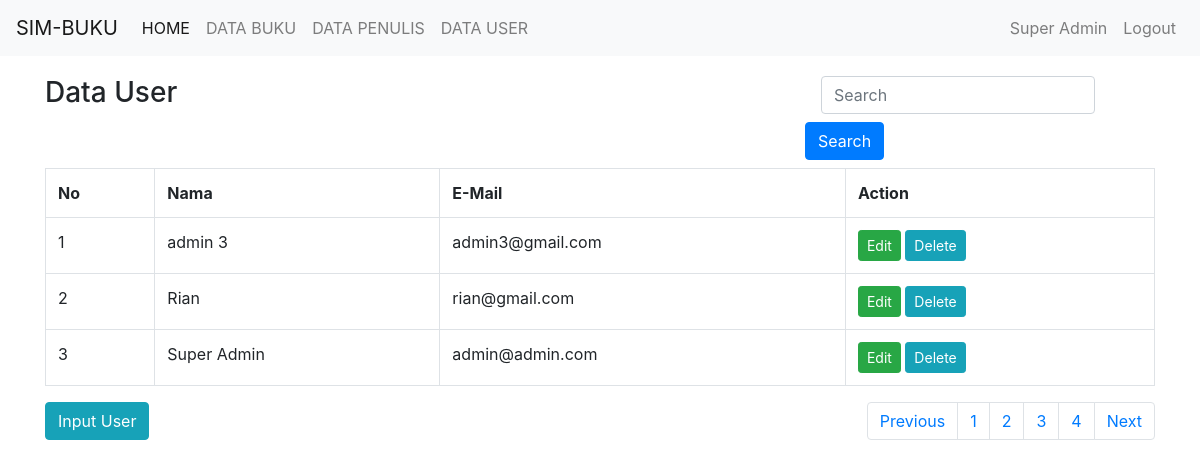
The page /user.php (signed in) on the database its author committed.
### tables this page shows
CREATE TABLE `user` (
  `id_user` int(11) NOT NULL,
  `nama_lengkap` varchar(30) NOT NULL,
  `email` varchar(30) NOT NULL,
  `password` varchar(255) NOT NULL
);

### user.php (the view, shortened to what this page needs)
<?php
include 'header.php';
?>
    <div class="container">
      <div class="row">
        <div class="col-8">
              <h3>Data User</h3>
        </div>
        <div class="col-4">
          <form method="POST" class="form-inline" action="<?php echo $_SERVER['PHP_SELF'] ?>">
          <div class="form-group mx-sm-3 mb-2">
            <input type="text" class="form-control" name="keyword" placeholder="Search">
          </div>
          <button name="pencarian" type="submit" class="btn btn-primary mb-2">Search</button>
        </form>
        </div>
      </div>
      <div class="row">
        <div class="col-12">
            <table class="table table-bordered">
          <tr>
            <th>No </th>
            <th>Nama</th>
            <th>E-Mail</th>
            <th>Action</th>
          </tr>
          <?php
          $batas = 3;
          $halaman = isset($_GET['hal']) ? $_GET['hal'] :0;
          if(isset($_POST['pencarian'])){
              $keyword = $_POST['keyword'];
              $sql = "SELECT * FROM user WHERE nama_lengkap like '%$keyword%' order by nama_lengkap ASC LIMIT $halaman,$batas";
          }else{
              $sql = "SELECT * FROM user ORDER BY nama_lengkap ASC LIMIT $halaman, $batas";
          }
          $buku = mysqli_query($konek, $sql);
          $no = 1;
          while ($row = mysqli_fetch_array($buku))
          {
            echo "<tr>
                    <td>$no</td>
                    <td>$row[nama_lengkap]</td>
                    <td>$row[email]</td>
                    <td><a href='edit_user.php?id=$row[id_user]' class='btn btn-success btn-sm'>Edit</a>
                        <a href='delete_user.php?id=$row[id_user]' class='btn btn-info btn-sm'>Delete</a></td>
                  </tr>";
                  $no++;
          }
          ?>
        </table>
        <div class="float-right">
        <nav aria-label="Page navigation example">
          <ul class="pagination">
            <?php
            if((!isset($_GET['hal'])) or ($_GET['hal']))
            {
              $prev = 1;
            }else
            {
              $prev = $_GET['hal'] - 1;
            }
            ?>
            <li class="page-item"><a class="page-link" href="index.php?hal=<?php echo $prev; ?>">Previous</a></li>
            <?php
             $sql2 = mysqli_query($konek, "SELECT b.isbn,b.judul_buku,b.harga,p.nama_penulis,k.nama_kategori
                    FROM buku as b,penulis as p,kategori as k
                    WHERE b.id_penulis=p.id_penulis and k.id_kategori=b.id_kategori order by b.isbn ASC");
            $jml_data = mysqli_num_rows($sql2);
            $jml_halaman = ceil($jml_data/$batas);
            for($hal = 1; $hal <= $jml_halaman; $hal++){
              echo "<li class='page-item'><a class='page-link' href='index.php?hal=$hal'>$hal</a></li>";
            }
            ?>
            <li class="page-item"><a class="page-link" href="index.php?hal=<?php echo $halaman+1; ?>">Next</a></li>
          </ul>
        </nav>
        </div>
        <a href="input_user.php" class="btn btn-info">Input User</a>
        </div>
      </div>
    </div>
<?php
include 'footer.php';
?>

### header.php (style rules this page uses)
.container { margin-top: 20px; }

### rows shown on the page
user: nama_lengkap "admin 3", email "admin3@gmail.com"
user: nama_lengkap "Rian", email "rian@gmail.com"
user: nama_lengkap "Super Admin", email "admin@admin.com"

### other values the page prints
$_SESSION['nama_user'] "Super Admin"
